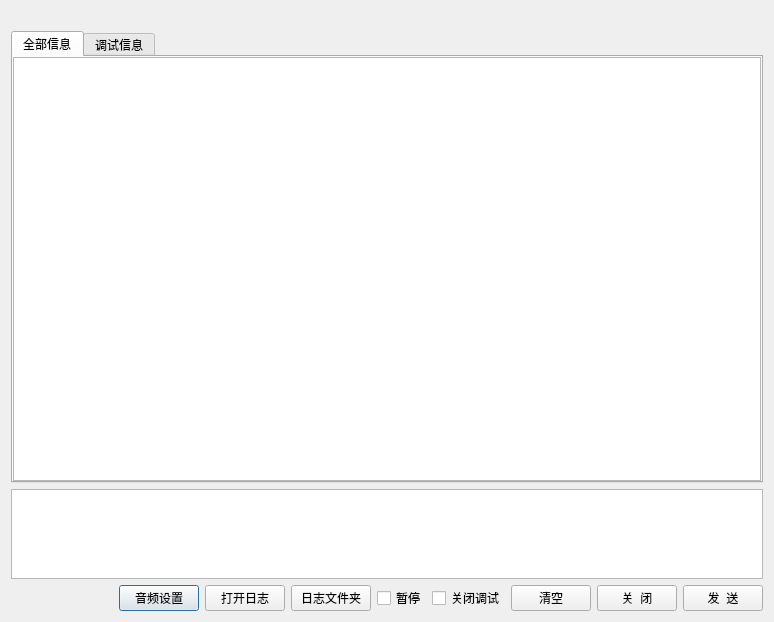
<?xml version="1.0" encoding="UTF-8"?>
<ui version="4.0">
 <class>CDebugDlg</class>
 <widget class="QDialog" name="CDebugDlg">
  <property name="geometry">
   <rect>
    <x>0</x>
    <y>0</y>
    <width>774</width>
    <height>622</height>
   </rect>
  </property>
  <property name="windowTitle">
   <string>Dialog</string>
  </property>
  <layout class="QVBoxLayout" name="verticalLayout_2">
   <item>
    <layout class="QVBoxLayout" name="verticalLayout">
     <property name="sizeConstraint">
      <enum>QLayout::SetDefaultConstraint</enum>
     </property>
     <item>
      <widget class="QLabel" name="labelInfo">
       <property name="text">
        <string/>
       </property>
      </widget>
     </item>
     <item>
      <widget class="QTabWidget" name="tabWidget">
       <property name="currentIndex">
        <number>0</number>
       </property>
       <widget class="QWidget" name="tabAll">
        <attribute name="title">
         <string>全部信息</string>
        </attribute>
        <layout class="QVBoxLayout" name="verticalLayout_3">
         <property name="spacing">
          <number>0</number>
         </property>
         <property name="margin">
          <number>0</number>
         </property>
         <item>
          <widget class="QTextBrowser" name="tBrwsView"/>
         </item>
        </layout>
       </widget>
       <widget class="QWidget" name="tabDebug">
        <attribute name="title">
         <string>调试信息</string>
        </attribute>
        <layout class="QVBoxLayout" name="verticalLayout_4">
         <property name="spacing">
          <number>0</number>
         </property>
         <property name="margin">
          <number>0</number>
         </property>
         <item>
          <widget class="QTextBrowser" name="tBrwsViewDebug"/>
         </item>
        </layout>
       </widget>
      </widget>
     </item>
     <item>
      <widget class="QTextEdit" name="tEditInput">
       <property name="sizePolicy">
        <sizepolicy hsizetype="Expanding" vsizetype="Maximum">
         <horstretch>0</horstretch>
         <verstretch>0</verstretch>
        </sizepolicy>
       </property>
       <property name="minimumSize">
        <size>
         <width>0</width>
         <height>90</height>
        </size>
       </property>
       <property name="maximumSize">
        <size>
         <width>16777215</width>
         <height>90</height>
        </size>
       </property>
      </widget>
     </item>
     <item>
      <layout class="QHBoxLayout" name="horizontalLayout_2">
       <property name="sizeConstraint">
        <enum>QLayout::SetMaximumSize</enum>
       </property>
       <item>
        <spacer name="horizontalSpacer">
         <property name="orientation">
          <enum>Qt::Horizontal</enum>
         </property>
         <property name="sizeHint" stdset="0">
          <size>
           <width>188</width>
           <height>20</height>
          </size>
         </property>
        </spacer>
       </item>
       <item>
        <widget class="QPushButton" name="pBtnSession">
         <property name="minimumSize">
          <size>
           <width>80</width>
           <height>23</height>
          </size>
         </property>
         <property name="text">
          <string>音频设置</string>
         </property>
        </widget>
       </item>
       <item>
        <spacer name="horizontalSpacer_4">
         <property name="orientation">
          <enum>Qt::Horizontal</enum>
         </property>
         <property name="sizeHint" stdset="0">
          <size>
           <width>40</width>
           <height>20</height>
          </size>
         </property>
        </spacer>
       </item>
       <item>
        <widget class="QPushButton" name="pBnOpenLog">
         <property name="minimumSize">
          <size>
           <width>80</width>
           <height>23</height>
          </size>
         </property>
         <property name="text">
          <string>打开日志</string>
         </property>
        </widget>
       </item>
       <item>
        <widget class="QPushButton" name="pBnLogDir">
         <property name="minimumSize">
          <size>
           <width>80</width>
           <height>23</height>
          </size>
         </property>
         <property name="text">
          <string>日志文件夹</string>
         </property>
        </widget>
       </item>
       <item>
        <layout class="QHBoxLayout" name="horizontalLayout">
         <item>
          <widget class="QCheckBox" name="cBoxStop">
           <property name="text">
            <string>暂停</string>
           </property>
          </widget>
         </item>
         <item>
          <widget class="QCheckBox" name="cBoxCloseDebug">
           <property name="text">
            <string>关闭调试</string>
           </property>
          </widget>
         </item>
         <item>
          <spacer name="horizontalSpacer_2">
           <property name="orientation">
            <enum>Qt::Horizontal</enum>
           </property>
           <property name="sizeHint" stdset="0">
            <size>
             <width>40</width>
             <height>20</height>
            </size>
           </property>
          </spacer>
         </item>
         <item>
          <widget class="QPushButton" name="pBnClear">
           <property name="minimumSize">
            <size>
             <width>80</width>
             <height>23</height>
            </size>
           </property>
           <property name="text">
            <string>清空</string>
           </property>
          </widget>
         </item>
         <item>
          <widget class="QPushButton" name="pBnClose">
           <property name="minimumSize">
            <size>
             <width>80</width>
             <height>23</height>
            </size>
           </property>
           <property name="text">
            <string>关  闭</string>
           </property>
          </widget>
         </item>
         <item>
          <spacer name="horizontalSpacer_3">
           <property name="orientation">
            <enum>Qt::Horizontal</enum>
           </property>
           <property name="sizeHint" stdset="0">
            <size>
             <width>40</width>
             <height>20</height>
            </size>
           </property>
          </spacer>
         </item>
         <item>
          <widget class="QPushButton" name="pBnSend">
           <property name="minimumSize">
            <size>
             <width>80</width>
             <height>23</height>
            </size>
           </property>
           <property name="text">
            <string>发  送</string>
           </property>
          </widget>
         </item>
        </layout>
       </item>
      </layout>
     </item>
    </layout>
   </item>
  </layout>
 </widget>
 <resources>
  <include location="../inst.qrc"/>
 </resources>
 <connections/>
</ui>
